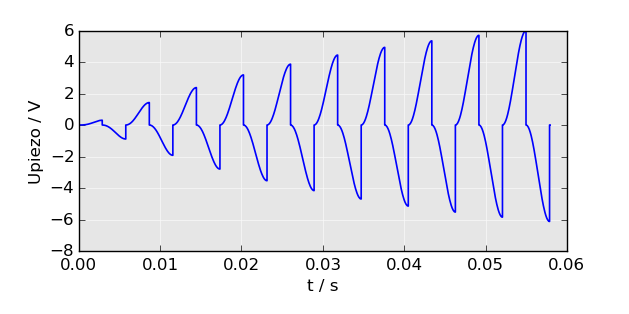

Write Python code to recreate this figure.
#!/usr/bin/env python
#
# Piezo generator model:
#
#       ,-->-- R -- L -- C ----+-->--o
#      +|  Iq           +UC-   |  I  +
#      Uq                      Cp    U
#      -|                      |     -
#       '----------------------+-----o
#
# Interface principle: Synchronous electrical charge extraction (SECE)
#
#       (1) Leave the generator in open circuit.
#       (2) When the generator voltage U has a extremum, then immediately
#           discharge the piezo capacitor Cp. (Idealy, this discharge doesn't
#           take any time.)

from hyint import hyint
from vector import vector as array
from numpy import pi, sin, cos, sign

# Piezo model parameters
#       Mechanical
a  = 5              # m/s^2
m  = 0.0018         # kg
D  = 0.0426
k  = 2076.5
ga = 0.00107
#       Electrical
Cp  = 23e-9         # F
#       Calculate the circuit parameters
F  = m * a
UqPeak = F / ga
R  = D / ga**2
L  = m / ga**2
C  = ga**2 / k

# Simulation parameters
t0 = 0.0
freq = 172.7
t1 = 10/freq
dt = 1.0 / freq / 100
eps = 1e-15

def Uq(t):
    """Source voltage"""
    return UqPeak*sin(2*pi*freq * t)

def f(t, x, y):
    """Vector field from the ODE system"""
    Iq, UC, U = x                               # time continous state vector
    dIq = (Uq(t) - R*Iq - UC - U) / L
    dUC = Iq / C
    dU  = Iq / Cp
    return array([dIq, dUC, dU])

def ev_harvest(t, x, y):
    """The harvesting event occurs when the voltage U has an extremum. This is
    equivalent with I_Cp = Iq = 0. To distinguish the positive and negative
    zero crossing, the event function becomes Iq * sign(U) <= 0."""
    Iq, UC, U = x
    return Iq * sign(U)

def CHARGE(t, x, y):
    """The SECE principle could modeled with only one FSM state CHARGE. After
    every extremum of the output voltage U is reseted to zero. Also the
    current Iq is set to zero avoiding numerical problems. Additional the
    time discrete state vector saves the energy E transfered through the
    output and every extremum of the voltage U."""
    Iq, UC, U = x
    E, Umax = y                                 # time discrete state vector
    E_new = E + Cp/2 * U**2
    return array([0.0, UC, 0.0]), array([E_new, U])

SECEgraph = {                           # FSM graph
    CHARGE : {ev_harvest : CHARGE},
}
z0 = CHARGE                             # Init FSM state
x0 = array([0, 0, 0])                   # Init values for Iq, UC, U
y0 = array([0, 0])                      # Init values for E, Umax

if __name__ == '__main__':
    # Run the simulation
    t, x, y = hyint(f, x0, t0, t1, dt, SECEgraph, z0, eps, y0)
    # Transpose the results
    Iq, UC, U = zip(*x)
    E, Umax = zip(*y)

    # If the system gets stationary, the last Umax is
    # related to the averaged power
    Pmean = Cp/2 * Umax[-1]**2 * 2*freq
    print 'Pmean =', Pmean
    # The maximum output power in the case of impedance matching
    Pmax = UqPeak**2 / (8*R)
    print 'Pmax  =', Pmax
    print 'Pmean / Pmax =', Pmean / Pmax

    # Plot the results
    from pylab import *

    inch = 2.54
    figure(figsize=(16/inch, 8/inch))
    subplots_adjust(bottom=0.2)
    plot(t, U)
    ylabel('Upiezo / V')
    xlabel('t / s')

    savefig('piezo_sece.png')
    show()
